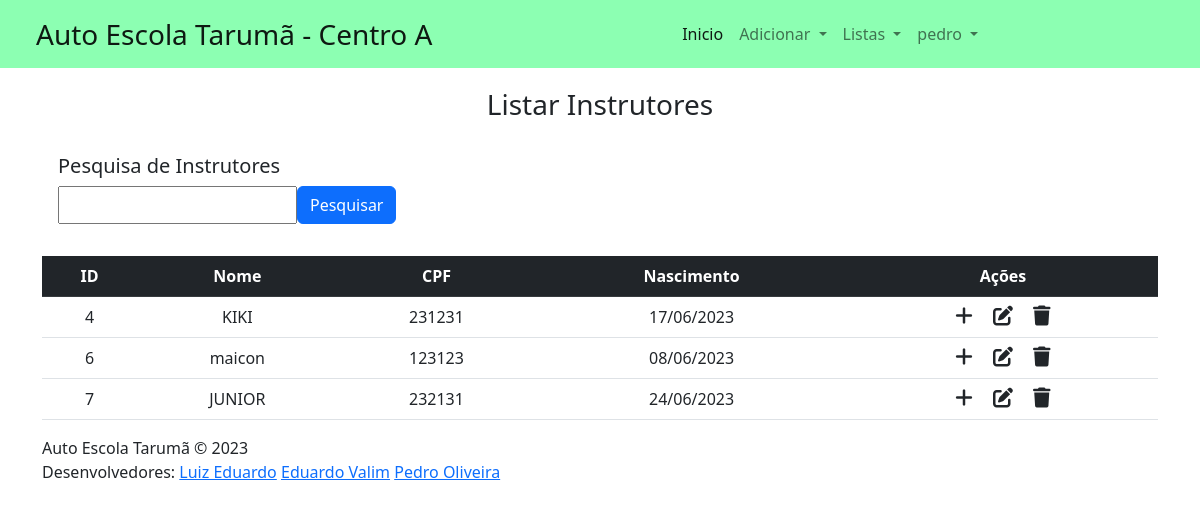
/VIEW/instrutor/lstInstrutor.php (signed in), run on the app's committed database.
### tables this page shows
CREATE TABLE `instrutor` (
  `id` int(11) NOT NULL,
  `nome` varchar(35) NOT NULL,
  `cpf` char(14) NOT NULL,
  `nascimento` date NOT NULL
);

### DAL/dalInstrutor.php (called while the page is built, shortened)
<?php
    include_once 'C:\xampp\htdocs\ProjetoCentroA\MODEL\Instrutor.php';
    class dalInstrutor{
        public function Select(){
            $sql = "select * from instrutor;";
            $con = Conexao::conectar();
            $result = $con->query($sql);
            $lstinstrutor = [];
            foreach ($result as $linha){
                $instrutor = new \MODEL\Instrutor();
                $instrutor->setId($linha['id']);
                $instrutor->setNome($linha['nome']);
                $instrutor->setCpf($linha['cpf']);
                $instrutor->setNascimento($linha['nascimento']);
                $lstinstrutor[] = $instrutor;
            }
            return $lstinstrutor;
        }
    }
?>

### BLL/bllInstrutor.php (called while the page is built, shortened)
<?php
    include_once '../../DAL/dalInstrutor.php';
    class bllInstrutor {
        public function Select (){
            $dal = new  \Dal\dalInstrutor();
            return $dal->Select();
        }
    }
?>

### MODEL/Instrutor.php (called while the page is built, shortened)
<?php
    class Instrutor {
        private ?int $id;
        private ?string $nome;
        private ?string $cpf;
        private ?string $nascimento;
        public function getId()
        {
            return $this->id;
        }
        public function setId(int $id)
        {
            $this->id = $id;
        }
        public function getNome()
        {
            return $this->nome;
        }
        public function setNome(string $nome)
        {
            $this->nome = $nome;
        }
        public function getCpf()
        {
            return $this->cpf;
        }
        public function setCpf(string $cpf)
        {
            $this->cpf = $cpf;
        }
        public function getNascimentoF()
        {
            return date('d/m/Y', strtotime($this->nascimento));
        }
        public function setNascimento(string $nascimento)
        {
            $this->nascimento = $nascimento;
        }
    }
?>

### VIEW/instrutor/lstinstrutor.php (the view, shortened to what this page needs)
<?php
include_once '../../BLL/bllInstrutor.php';
if (isset($_GET['busca']))
  $busca = $_GET['busca'];
else $busca = null;
$bll = new \BLL\bllInstrutor();
if ($busca == null)
  $lstinstrutor = $bll->Select();
else $lstinstrutor = $bll->SelectNome($busca);
?>
<!DOCTYPE html>
<html lang="pt-br">
<head>
  <link rel="stylesheet" href="../../view/css/formatacao.css">
  <link href="https://cdn.jsdelivr.net/npm/bootstrap@5.2.3/dist/css/bootstrap.min.css" rel="stylesheet">
  <link rel="stylesheet" href="https://cdnjs.cloudflare.com/ajax/libs/font-awesome/6.4.0/css/all.min.css" />
</head>
<body>
    <?php include "../components/navbar.php"; echo nav()?>
  <div class="container">
    <div class="text-center mb-4">
      <h3>Listar Instrutores</h3>
    </div>
    <div class="card-search">
      <form action="../instrutor/lstInstrutor.php" method="GET" id="" class="">
        <h5>Pesquisa de Instrutores</h5>
        <div class="teste">
          <input type="text" class="input-pesquisa" id="txtBusca" name="busca">
          <button type="submit" class="btn btn-primary float-end"><span>Pesquisar</span></button>
        </div>
      </form>
    </div>
    <br>
    <table class="table table-hover text-center">
      <thead class="table-dark">
        <tr>
          <th scope="col">ID</th>
          <th scope="col">Nome</th>
          <th scope="col">CPF</th>
          <th scope="col">Nascimento</th>
          <th scope="col">Ações</th>
        </tr>
      </thead>
      <tbody>
        <?php
        foreach ($lstinstrutor as $instrutor) {
        ?>
          <tr>
            <td><?php echo $instrutor->getId(); ?></td>
            <td><?php echo $instrutor->getNome(); ?></td>
            <td><?php echo $instrutor->getCpf(); ?></td>
            <td><?php echo $instrutor->getNascimentoF(); ?></td>
            <td>
              <a onclick="JavaScript:location.href='addInstrutor.php?id='+(<?php echo $instrutor->getId(); ?>)" class="link-dark"><i class="fa-solid fa-plus fs-5 me-3"></i></a>
              <a onclick="JavaScript:location.href='edtInstrutor.php?id='+(<?php echo $instrutor->getId(); ?>)" class="link-dark"><i class="fa-solid fa-pen-to-square fs-5 me-3"></i></a>
              <a onclick="JavaScript:remover(<?php echo $instrutor->getId(); ?>)" class="link-dark"><i class="fa-solid fa-trash fs-5"></i></a>
            </td>
          </tr>
        <?php
        }
        ?>
      </tbody>
    </table>
  </div>
  <?php include_once '../../VIEW/footer/footer.php'; ?>
</body>
</html>

### VIEW/css/formatacao.css (style rules this page uses)
.card-search { width: 80%; display: flex; flex-direction: column; margin-top: 1rem; padding: 0.5rem 1rem; }
.card-search .teste { display: flex; flex-direction: row; justify-content: flex-start; }

### data on the page
instrutor: id "4", nome "KIKI", cpf "231231", nascimento "17/06/2023"
instrutor: id "6", nome "maicon", cpf "123123", nascimento "08/06/2023"
instrutor: id "7", nome "JUNIOR", cpf "232131", nascimento "24/06/2023"

### other printed values
$_SESSION['usuario'] "pedro"
